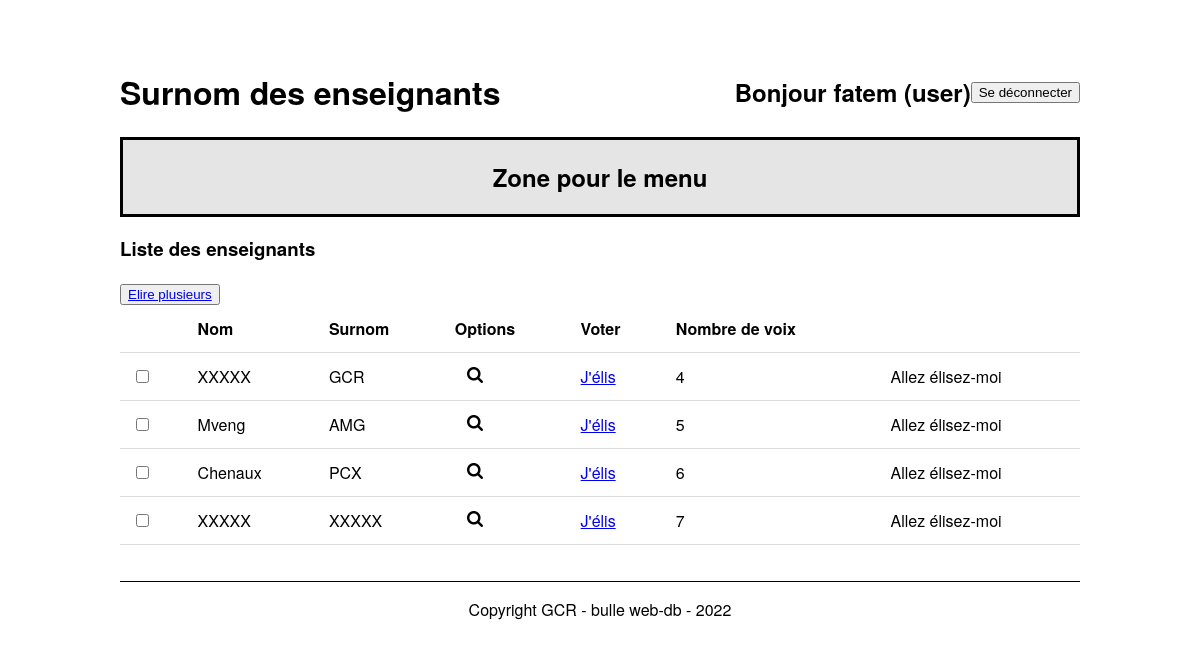
The page /index.php (signed in) on the database its author committed.
### tables this page shows
CREATE TABLE `t_teacher` (
  `idTeacher` int NOT NULL,
  `teaFirstname` varchar(50) NOT NULL,
  `teaName` varchar(50) NOT NULL,
  `teaGender` char(1) NOT NULL,
  `teaNickname` varchar(50) NOT NULL,
  `teaOrigine` text NOT NULL,
  `fkSection` int NOT NULL,
  `teaVoix` int NOT NULL
);

### config.php (called while the page is built)
<?php
return[
    'host' => 'localhost',
    'port' => '6033',
    'dbname' => 'db_nickname',
    'username' => 'root',
    'password' => 'root'
];
?>

### Database.php (called while the page is built, shortened)
<?php
 class Database {
    private $connector;
    public function __construct() {
        $configs = include("../config.php");
        try
        {
            $this->connector = new PDO('mysql:host=' . $configs["host"]. ':' . $configs["port"] . ';dbname=' . $configs["dbname"] . ';charset=utf8' , $configs["username"], $configs["password"]);
        }
        catch (PDOException $e)
        {
            die('Erreur : ' . $e->getMessage());
        }
    }
    private function querySimpleExecute($query){
        $result = $this->connector->query($query);
        return $result;
    }
    private function formatData($result){
        $teachers = $result->fetchAll(PDO::FETCH_ASSOC);
        return $teachers;
    }
    public function getAllTeachers(){
        $query = "SELECT idTeacher, teaFirstname, teaNickname FROM t_teacher";
        $result = $this->querySimpleExecute($query);
        $teachers = $this->formatData($result);
        return $teachers;
    }
}
?>

### src/index.php (the view, shortened to what this page needs)
<?php
    if (!isset($_SESSION["user"]) ) {
        $isUserConnected = false;
    } else {
        $isUserConnected = true;
    }
    include '../Database.php';
    $db = new Database();
    $enseignants =  $db->getAllTeachers();
    $counter=0;
?>
<!DOCTYPE html>
<html lang="fr">
<head>
    <link href="../src/css/style.css" rel="stylesheet">
</head>
<body>
    <header>
        <div class="container-header">
            <div class="titre-header">
                <h1>Surnom des enseignants</h1>
            </div>
            <div class="login-container">
                <?php if ($isUserConnected === true && $_SESSION["user"]["useAdministrator"] === 0) : ?>
                    <h2>Bonjour <?php echo $_SESSION["user"]['useLogin']; ?> (user)</h2>
                    <form action="logout.php" method="post">
                        <button type="submit" name="logout">Se déconnecter</button>
                    </form>
                <?php endif; ?>
            </div>
        </div>
        <nav>
            <h2>Zone pour le menu</h2>
        </nav>
    </header>
    <div class="container">
        <h3>Liste des enseignants</h3>
        <form method='post' action="./checkVotes.php">
            <button type="submit"><a href="./index.php">Elire plusieurs</a></button>
        </form>
        <form action="#" method="post">
            <table>
                <thead>
                    <tr>
                        <td></td>
                        <th>Nom</th>
                        <th>Surnom</th>
                        <th>Options</th>
                        <th>Voter</th>
                        <th>Nombre de voix</th>
                        <th></th>
                    </tr>
                </thead>
                <?php foreach ($enseignants as $enseignant) : ?>
                    <tr>
                        <td>
                            <input type="checkbox" id="checkbox" name="checkbox" value="value" />
                        </td>
                        <td><?php echo $enseignant['teaFirstname']; ?></td>
                        <td><?php echo $enseignant['teaNickname']; ?></td>
                        <td class="containerOptions">
                            <?php if ($isUserConnected === true && $_SESSION["user"]["useAdministrator"]===0): ?>
                                <a href="./detailTeacher.php?idTeacher=<?= $enseignant["idTeacher"]; ?>">
                                <img src="./img/detail.png" alt="detail">
                                </a>
                            <?php endif; ?>
                        </td>
                        <td>
                            <form method='post' action="./checkVotes.php">
                                <a href="./index.php" name='vote' type="submit" value=''>J'élis</a>
                                <?php
                                if (!isset($_POST['vote'])) {
                                    $counter = $_SESSION['counter']++;
                                }
                                ?>
                            </form>
                        </td>
                        <td>
                            <?php
                                echo $counter;
                            ?>
                        </td>
                        <td>
                            <?php
                                echo "Allez élisez-moi"
                            ?>
                        </td>
                    </tr>
                <?php endforeach; ?>
            </table>
        </form>
    </div>
    <footer>
        <p>Copyright GCR - bulle web-db - 2022</p>
    </footer>
</body>
</html>

### src/css/style.css (style rules this page uses)
body { font-family: "Helvetica Neue", Helvetica, Arial, sans-serif; margin: auto; width: 80%; }
nav { border: black solid 3px; background-color: #e5e5e5; text-align: center; }
.container { height: 50%; }
footer { border-top: black solid 1px; text-align: center; margin-top: 3vw; }
table { width: 100%; border-collapse: collapse; text-align: left; }
img { height: 1em; }
th, td { padding: 1vw; border-bottom: #ddd solid 1px; }
.containerOptions a, .user-head a { text-decoration: none; height: 100%; margin-left: 1vw; }
.container-header { display: flex; justify-content: center; align-items: center; padding-top: 5%; }
.titre-header { width: 60%; height: 100%; }
.login-container { width: 40%; height: 100%; display: flex; justify-content: end; align-items: center; }
.login-container form { display: flex; justify-content: space-between; }

### rows shown on the page
t_teacher: teaFirstname "XXXXX", teaNickname "GCR", counter "4"
t_teacher: teaFirstname "Mveng", teaNickname "AMG", counter "5"
t_teacher: teaFirstname "Chenaux", teaNickname "PCX", counter "6"
t_teacher: teaFirstname "XXXXX", teaNickname "XXXXX", counter "7"

### other values the page prints
$_SESSION["user"]['useLogin'] "fatem"
